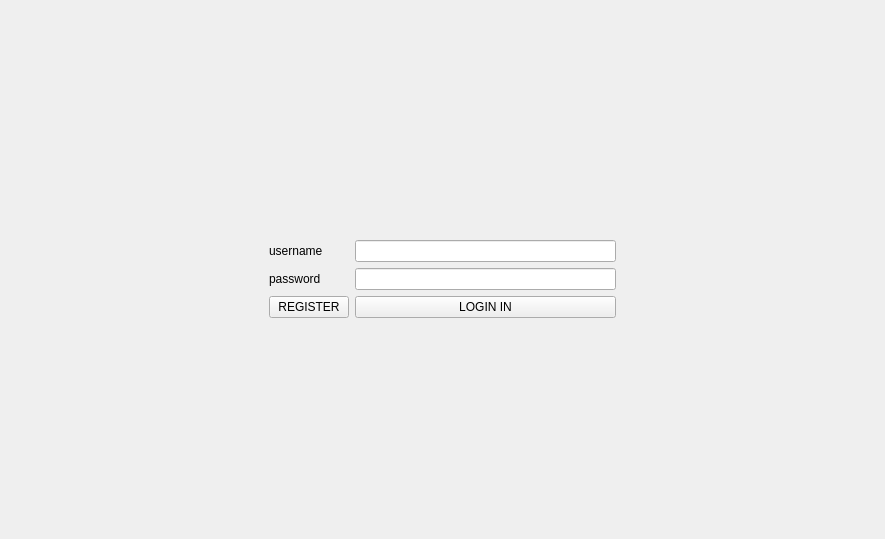
<?xml version="1.0" encoding="UTF-8"?>
<ui version="4.0">
 <class>Login</class>
 <widget class="QWidget" name="Login">
  <property name="geometry">
   <rect>
    <x>0</x>
    <y>0</y>
    <width>885</width>
    <height>539</height>
   </rect>
  </property>
  <property name="windowTitle">
   <string>Form</string>
  </property>
  <layout class="QVBoxLayout" name="verticalLayout">
   <property name="spacing">
    <number>0</number>
   </property>
   <property name="leftMargin">
    <number>0</number>
   </property>
   <property name="topMargin">
    <number>0</number>
   </property>
   <property name="rightMargin">
    <number>0</number>
   </property>
   <property name="bottomMargin">
    <number>0</number>
   </property>
   <item>
    <widget class="TitleWidget" name="titleWg" native="true">
     <layout class="QHBoxLayout" name="horizontalLayout"/>
    </widget>
   </item>
   <item>
    <widget class="QStackedWidget" name="stackedWidget">
     <property name="currentIndex">
      <number>1</number>
     </property>
     <widget class="QWidget" name="reg_page">
      <layout class="QGridLayout" name="gridLayout_3">
       <item row="2" column="2">
        <widget class="QLineEdit" name="lineEdit_4"/>
       </item>
       <item row="3" column="1">
        <widget class="QLabel" name="label_7">
         <property name="text">
          <string>password：</string>
         </property>
        </widget>
       </item>
       <item row="0" column="2">
        <spacer name="verticalSpacer_3">
         <property name="orientation">
          <enum>Qt::Vertical</enum>
         </property>
         <property name="sizeHint" stdset="0">
          <size>
           <width>20</width>
           <height>40</height>
          </size>
         </property>
        </spacer>
       </item>
       <item row="3" column="2">
        <widget class="QLineEdit" name="lineEdit_5"/>
       </item>
       <item row="1" column="1">
        <widget class="QLabel" name="label_5">
         <property name="text">
          <string>username:</string>
         </property>
        </widget>
       </item>
       <item row="2" column="0">
        <spacer name="horizontalSpacer_4">
         <property name="orientation">
          <enum>Qt::Horizontal</enum>
         </property>
         <property name="sizeHint" stdset="0">
          <size>
           <width>40</width>
           <height>20</height>
          </size>
         </property>
        </spacer>
       </item>
       <item row="2" column="1">
        <widget class="QLabel" name="label_6">
         <property name="text">
          <string>password:</string>
         </property>
        </widget>
       </item>
       <item row="1" column="2">
        <widget class="QLineEdit" name="lineEdit_3"/>
       </item>
       <item row="2" column="3">
        <spacer name="horizontalSpacer_5">
         <property name="orientation">
          <enum>Qt::Horizontal</enum>
         </property>
         <property name="sizeHint" stdset="0">
          <size>
           <width>40</width>
           <height>20</height>
          </size>
         </property>
        </spacer>
       </item>
       <item row="5" column="2">
        <spacer name="verticalSpacer_4">
         <property name="orientation">
          <enum>Qt::Vertical</enum>
         </property>
         <property name="sizeHint" stdset="0">
          <size>
           <width>20</width>
           <height>40</height>
          </size>
         </property>
        </spacer>
       </item>
       <item row="4" column="2">
        <widget class="QPushButton" name="pushButton_3">
         <property name="text">
          <string>REGISTER</string>
         </property>
        </widget>
       </item>
      </layout>
     </widget>
     <widget class="QWidget" name="login_page">
      <layout class="QGridLayout" name="gridLayout_2">
       <item row="3" column="2">
        <widget class="QPushButton" name="log_logButton">
         <property name="text">
          <string>LOGIN IN</string>
         </property>
        </widget>
       </item>
       <item row="2" column="2">
        <widget class="QLineEdit" name="password_log"/>
       </item>
       <item row="0" column="2">
        <spacer name="verticalSpacer">
         <property name="orientation">
          <enum>Qt::Vertical</enum>
         </property>
         <property name="sizeHint" stdset="0">
          <size>
           <width>20</width>
           <height>155</height>
          </size>
         </property>
        </spacer>
       </item>
       <item row="4" column="2">
        <spacer name="verticalSpacer_2">
         <property name="orientation">
          <enum>Qt::Vertical</enum>
         </property>
         <property name="sizeHint" stdset="0">
          <size>
           <width>20</width>
           <height>154</height>
          </size>
         </property>
        </spacer>
       </item>
       <item row="3" column="4">
        <spacer name="horizontalSpacer_3">
         <property name="orientation">
          <enum>Qt::Horizontal</enum>
         </property>
         <property name="sizeHint" stdset="0">
          <size>
           <width>247</width>
           <height>20</height>
          </size>
         </property>
        </spacer>
       </item>
       <item row="1" column="1">
        <widget class="QLabel" name="label_3">
         <property name="text">
          <string>username</string>
         </property>
        </widget>
       </item>
       <item row="1" column="0">
        <spacer name="horizontalSpacer_2">
         <property name="orientation">
          <enum>Qt::Horizontal</enum>
         </property>
         <property name="sizeHint" stdset="0">
          <size>
           <width>253</width>
           <height>20</height>
          </size>
         </property>
        </spacer>
       </item>
       <item row="3" column="1">
        <widget class="QPushButton" name="log_regButton">
         <property name="text">
          <string>REGISTER</string>
         </property>
        </widget>
       </item>
       <item row="2" column="1">
        <widget class="QLabel" name="label_4">
         <property name="text">
          <string>password</string>
         </property>
        </widget>
       </item>
       <item row="1" column="2">
        <widget class="QLineEdit" name="name_log"/>
       </item>
      </layout>
     </widget>
     <widget class="QWidget" name="set_page">
      <layout class="QGridLayout" name="gridLayout">
       <item row="1" column="1">
        <widget class="QLabel" name="label_8">
         <property name="text">
          <string>server IP</string>
         </property>
        </widget>
       </item>
       <item row="2" column="2">
        <widget class="QLineEdit" name="lineEdit_7"/>
       </item>
       <item row="3" column="2">
        <widget class="QPushButton" name="pushButton_4">
         <property name="text">
          <string>set server</string>
         </property>
        </widget>
       </item>
       <item row="0" column="2">
        <spacer name="verticalSpacer_5">
         <property name="orientation">
          <enum>Qt::Vertical</enum>
         </property>
         <property name="sizeHint" stdset="0">
          <size>
           <width>20</width>
           <height>40</height>
          </size>
         </property>
        </spacer>
       </item>
       <item row="1" column="3">
        <spacer name="horizontalSpacer_7">
         <property name="orientation">
          <enum>Qt::Horizontal</enum>
         </property>
         <property name="sizeHint" stdset="0">
          <size>
           <width>40</width>
           <height>20</height>
          </size>
         </property>
        </spacer>
       </item>
       <item row="2" column="1">
        <widget class="QLabel" name="label_9">
         <property name="text">
          <string>port</string>
         </property>
        </widget>
       </item>
       <item row="1" column="2">
        <widget class="QLineEdit" name="lineEdit_6"/>
       </item>
       <item row="1" column="0">
        <spacer name="horizontalSpacer_6">
         <property name="orientation">
          <enum>Qt::Horizontal</enum>
         </property>
         <property name="sizeHint" stdset="0">
          <size>
           <width>40</width>
           <height>20</height>
          </size>
         </property>
        </spacer>
       </item>
       <item row="4" column="2">
        <spacer name="verticalSpacer_6">
         <property name="orientation">
          <enum>Qt::Vertical</enum>
         </property>
         <property name="sizeHint" stdset="0">
          <size>
           <width>20</width>
           <height>40</height>
          </size>
         </property>
        </spacer>
       </item>
      </layout>
     </widget>
    </widget>
   </item>
  </layout>
 </widget>
 <customwidgets>
  <customwidget>
   <class>TitleWidget</class>
   <extends>QWidget</extends>
   <header location="global">titlewidget.h</header>
   <container>1</container>
  </customwidget>
 </customwidgets>
 <resources/>
 <connections/>
</ui>
